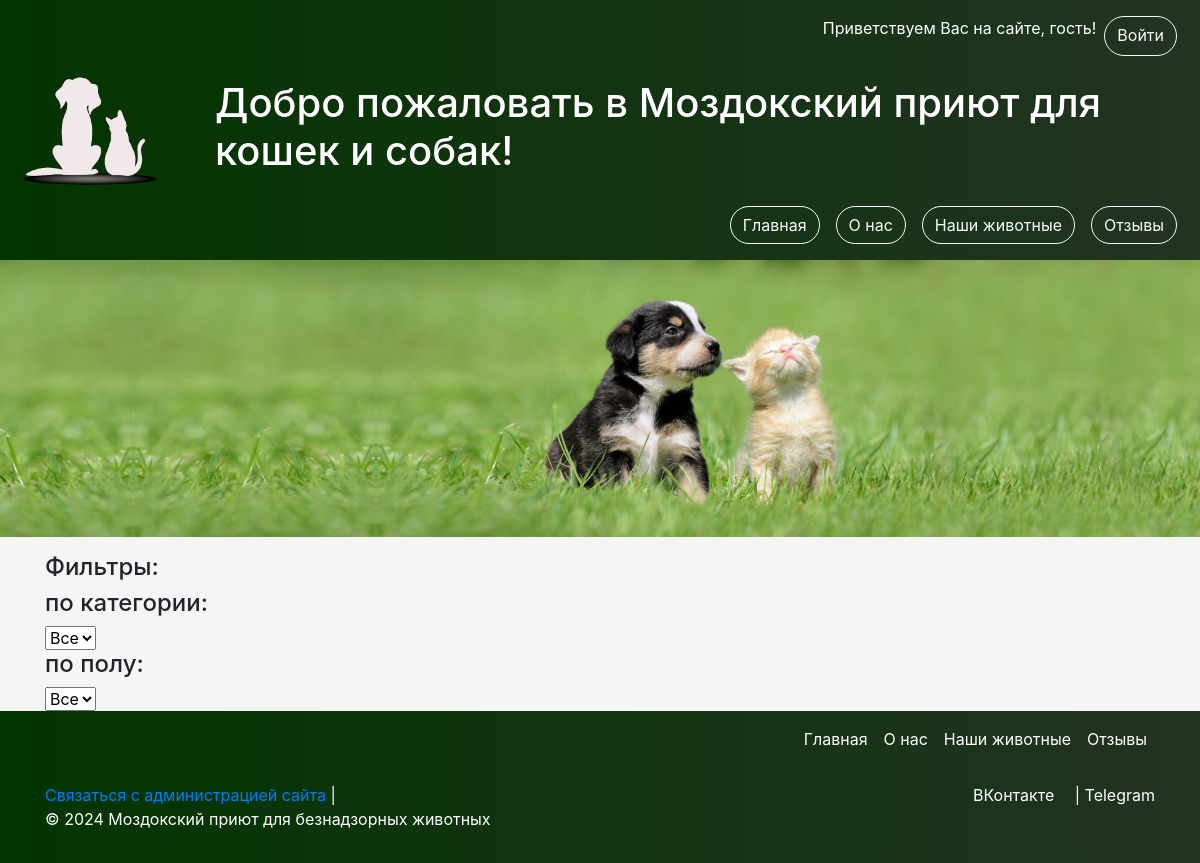
Before: /animal_catalog/animal_catalog/ with the older database file.
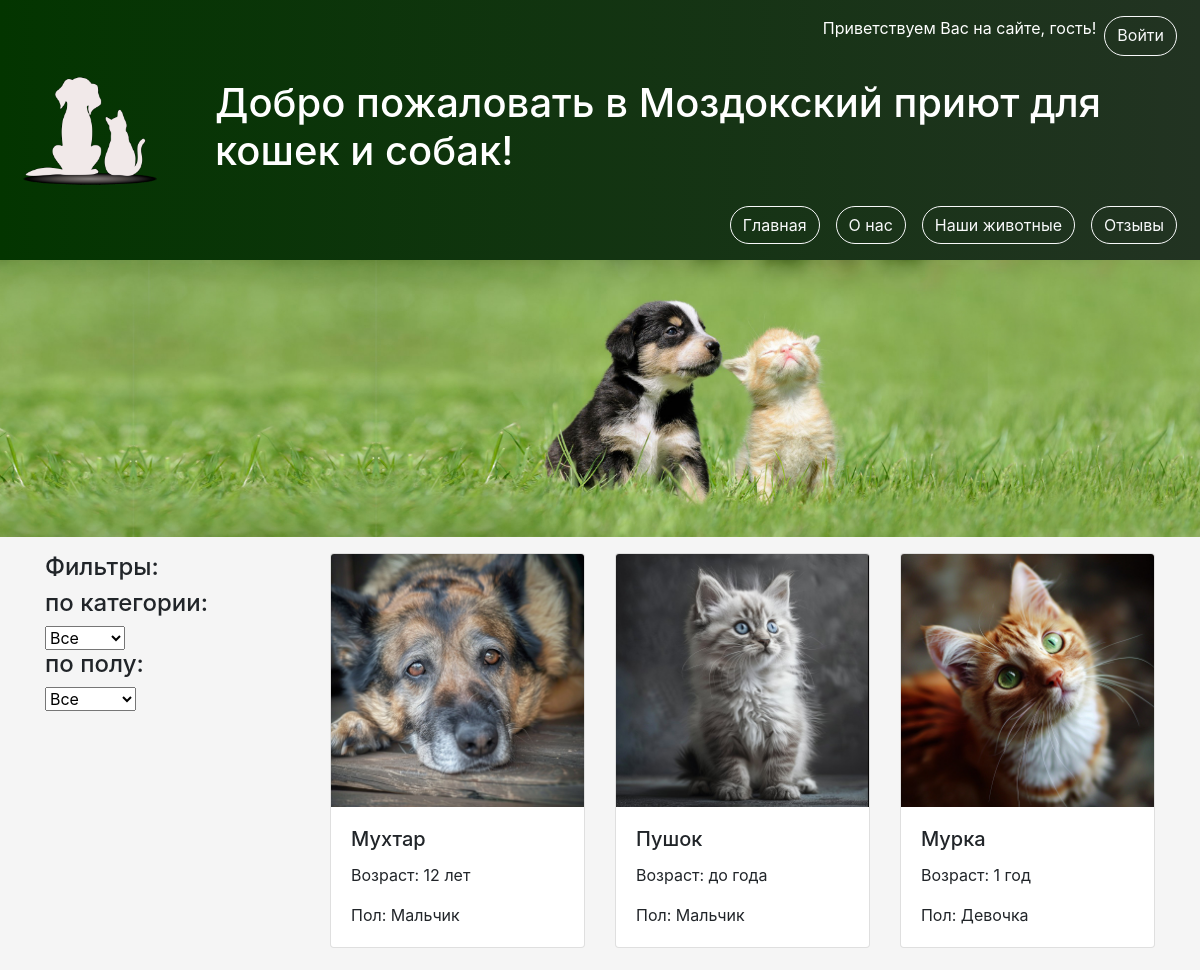
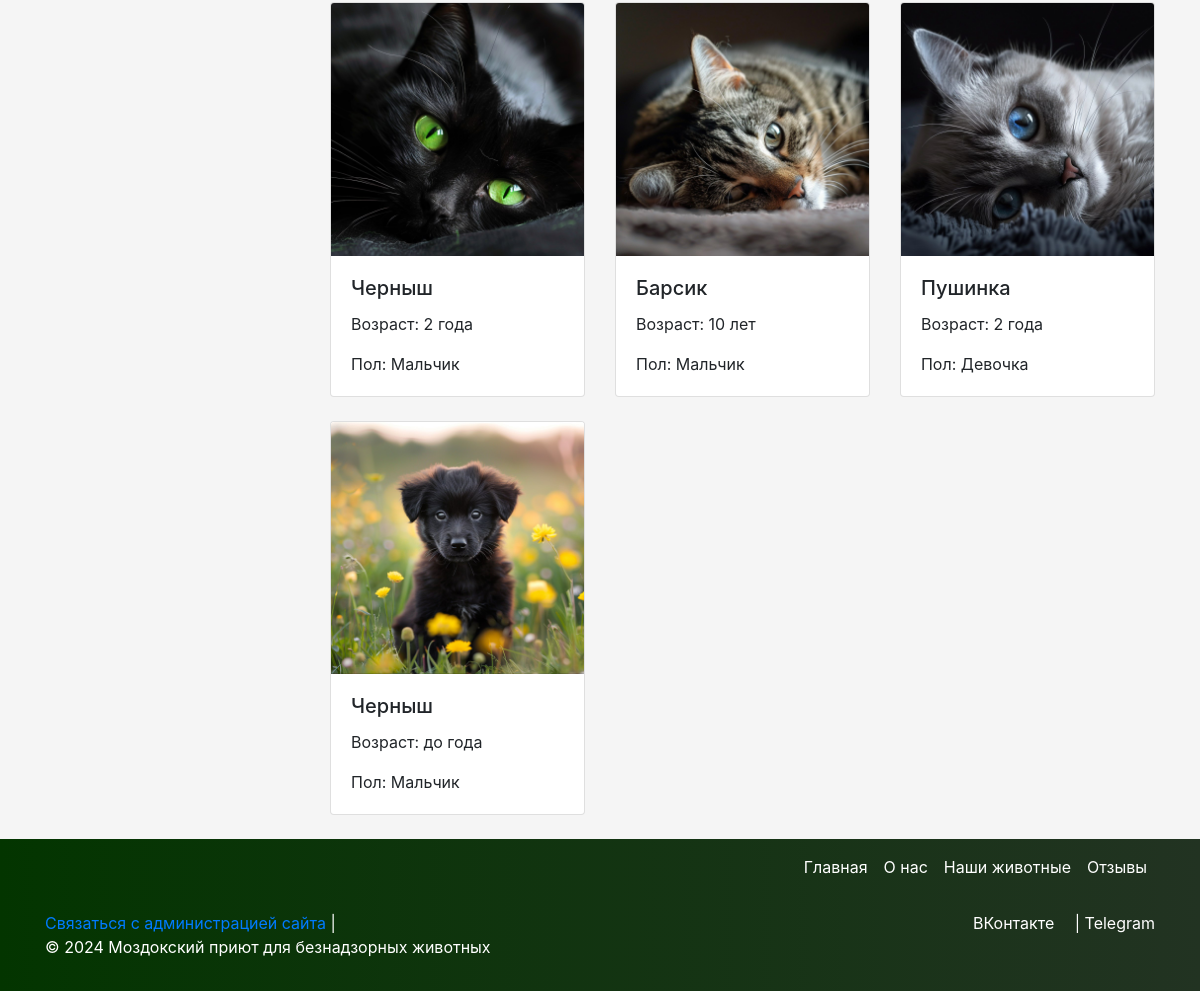
After: the same page with the newer database file (2 pictures, top to bottom).
### administration_app/models.py (models this page shows, shortened)
class Animal(models.Model): # создание класса "Животное"
    name = models.CharField(max_length=100)
    photo = models.ImageField(upload_to='animal_photos/')
    description = models.TextField(default='')
    age = models.IntegerField(default=1,)
    category = models.ForeignKey(Category, on_delete=models.CASCADE)
    gender = models.ForeignKey(Gender,default='', on_delete=models.CASCADE)
    registration_date = models.DateField(auto_now_add=True)

class Gender(models.Model): # пол животного
    gender = models.CharField(max_length=50, unique=True)
    def __str__(self):
        return f'{self.gender}'

### catalogue_app/views.py (the view)
# urls.py: path('animal_catalog/', include('catalogue_app.urls')),
def animal_catalog(request):
    categories = Category.objects.all()
    genders = Gender.objects.all()
    selected_category = request.GET.get('category')
    selected_gender = request.GET.get('gender')
    animals = Animal.objects.all()
    if selected_category:
        animals = animals.filter(category__title=selected_category)
    if selected_gender:
        animals = animals.filter(gender__gender=selected_gender)
    return render(request, 'animal_catalog.html', {'animals': animals, 'categories': categories, 'genders': genders, 'selected_category': selected_category, 'selected_gender': selected_gender})

### catalogue_app/templates/animal_catalog.html (shortened to what this page needs)
{% extends 'base.html' %}
{% block content %}
    <div class="row">
        <div class="col-md-3">
            <h4>Фильтры:</h4>
            <form method="get">
                <h4>по категории:</h4>
                <select name="category" onchange="this.form.submit()">
                    <option value="">Все</option>
                </select>
                <h4>по полу:</h4>
                <select name="gender" onchange="this.form.submit()">
                    <option value="">Все</option>
                </select>
            </form>
        </div>
        <div class="col-md-9">
            <div class="row">
                {% for animal in animals %}
                    <div class="col-md-4 mb-4">
                        <div class="card" data-toggle="modal" data-target="#animalModal{{ animal.id }}">
                            <img src="{{ animal.photo.url }}" class="card-img-top" alt="{{ animal.name }}">
                            <div class="card-body">
                                <h5 class="card-title">{{ animal.name }}</h5>
                                <p class="card-text">Возраст:
                                    {% if animal.age == 0 %}
                                        до года
                                    {% elif animal.age == 1 %}
                                        1 год
                                    {% elif animal.age >= 5 %}
                                        {{ animal.age }} лет
                                    {% else %}
                                        {{ animal.age }} года
                                    {% endif %}
                                </p>
                                <p class="card-text">Пол: {{ animal.gender }}</p>
                            </div>
                        </div>
                    </div>
                {% endfor %}
            </div>
        </div>
    </div>
{% endblock %}

### templates/base.html (shortened to what this page needs)
{% load bootstrap4 %}
<!DOCTYPE html>
<html lang="ru">
<head>
    {% bootstrap_css %}
</head>
<body style="background-color: #f5f5f5;">
    <div class="container-fluid dark-green-gradient text-white py-3">
        <div class="d-flex justify-content-end">
            {% if request.user.is_authenticated %}
                <p>Приветствуем Вас на сайте, {{ request.user.username }}!</p>
                <a href="{% url 'logout' %}" class="btn btn-outline-light mx-2 rounded-pill">Выйти</a>
            {% else %}
                <p>Приветствуем Вас на сайте, гость!</p>
                <a href="{% url 'login' %}" class="btn btn-outline-light mx-2 rounded-pill">Войти</a>
            {% endif %}
        </div>
        <div class="row">
            <div class="col-2">
                {% load static %}
                <img src="{% static 'images/logo.png' %}" alt="logo" id="logo" width="150"/>
            </div>
            <div class="col-10 d-flex align-items-center">
                <h1>Добро пожаловать в Моздокский приют для кошек и собак!</h1>
            </div>
            <div class="col">
                <div class="d-flex justify-content-end">
                    <a href="{% url 'index' %}" class="btn btn-outline-light mx-2 rounded-pill">Главная</a>
                    <a href="{% url 'about' %}" class="btn btn-outline-light mx-2 rounded-pill">О нас</a>
                    <a href="{% url 'animal_catalog' %}" class="btn btn-outline-light mx-2 rounded-pill">Наши животные</a>
                    <a href="{% url 'reviews_page' %}" class="btn btn-outline-light mx-2 rounded-pill">Отзывы</a>
                </div>
            </div>
        </div>
    </div>
    <img src="{% static 'images/dog_and_cat.jpg' %}" alt="dogs and cats" style="width: 100%;">
    <div class="container mt-3">
        {% block content %}{% endblock %}
    </div>
    <nav class="navbar navbar-expand-lg navbar-light dark-green-gradient">
        <div class="container">
            <div class="collapse navbar-collapse" id="navbarNav">
                <ul class="navbar-nav ml-auto">
                    <li class="nav-item">
                        <a class="nav-link text-white" href="{% url 'index' %}">Главная</a>
                    </li>
                    <li class="nav-item">
                        <a class="nav-link text-white" href="{% url 'about' %}">О нас</a>
                    </li>
                    <li class="nav-item">
                        <a class="nav-link text-white" href="{% url 'animal_catalog' %}">Наши животные</a>
                    </li>
                    <li class="nav-item">
                        <a class="nav-link text-white" href="{% url 'reviews_page' %}">Отзывы</a>
                    </li>
                </ul>
            </div>
        </div>
    </nav>
    <div class="footer dark-green-gradient text-white py-3">
        <div class="container">
            <div class="row">
                <div class="col-md-8 text-center text-md-left">
                    <div class="footer-links">
                        <a href="mailto:admin@example.com">Связаться с администрацией сайта</a> |
                    </div>
                    <p>&copy; 2024 Моздокский приют для безнадзорных животных</p>
                </div>
                <div class="col-md-4 d-flex justify-content-center justify-content-md-end align-items-baseline">
                    <div class="social-links">
                        <a href="https://vk.com/mozdok_today" class="mr-3 text-white">ВКонтакте</a> |
                        <a href="https://t.me/mozdoktoday" class="text-white">Telegram</a>
                    </div>
                </div>
            </div>
        </div>
    </div>
</body>
</html>

### templates/base.html (style rules this page uses)
.dark-green-gradient { background: linear-gradient(to right, #033500, #223322); }

Changed rows visible on the page:
added Animal: photo (picture), name "Мухтар", age "12", gender "Мальчик"
added Animal: photo (picture), name "Пушок", age "до года", gender "Мальчик"
added Animal: photo (picture), name "Мурка", age "1 год", gender "Девочка"
added Animal: photo (picture), name "Черныш", age "2", gender "Мальчик"
added Animal: photo (picture), name "Барсик", age "10", gender "Мальчик"
added Animal: photo (picture), name "Пушинка", age "2", gender "Девочка"
added Animal: photo (picture), name "Черныш", age "до года", gender "Мальчик"
